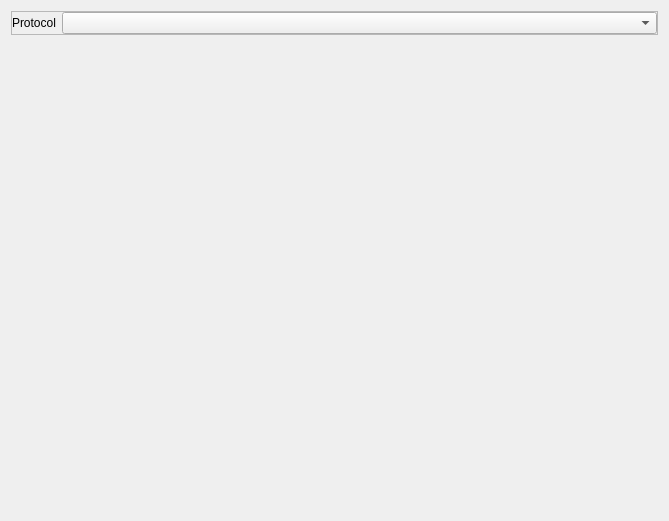
<?xml version="1.0" encoding="UTF-8"?>
<ui version="4.0">
 <class>Dialog</class>
 <widget class="QDialog" name="Dialog">
  <property name="geometry">
   <rect>
    <x>0</x>
    <y>0</y>
    <width>669</width>
    <height>521</height>
   </rect>
  </property>
  <property name="windowTitle">
   <string>Dialog</string>
  </property>
  <layout class="QVBoxLayout" name="verticalLayout">
   <item>
    <widget class="QFrame" name="frame">
     <property name="frameShape">
      <enum>QFrame::Shape::StyledPanel</enum>
     </property>
     <property name="frameShadow">
      <enum>QFrame::Shadow::Raised</enum>
     </property>
     <layout class="QHBoxLayout" name="horizontalLayout" stretch="0,10">
      <property name="leftMargin">
       <number>0</number>
      </property>
      <property name="topMargin">
       <number>0</number>
      </property>
      <property name="rightMargin">
       <number>0</number>
      </property>
      <property name="bottomMargin">
       <number>0</number>
      </property>
      <item>
       <widget class="QLabel" name="label">
        <property name="text">
         <string>Protocol</string>
        </property>
       </widget>
      </item>
      <item>
       <widget class="QComboBox" name="comboBox"/>
      </item>
     </layout>
    </widget>
   </item>
   <item>
    <widget class="QStackedWidget" name="stackedWidget">
     <property name="currentIndex">
      <number>-1</number>
     </property>
    </widget>
   </item>
  </layout>
 </widget>
 <resources/>
 <connections/>
</ui>
